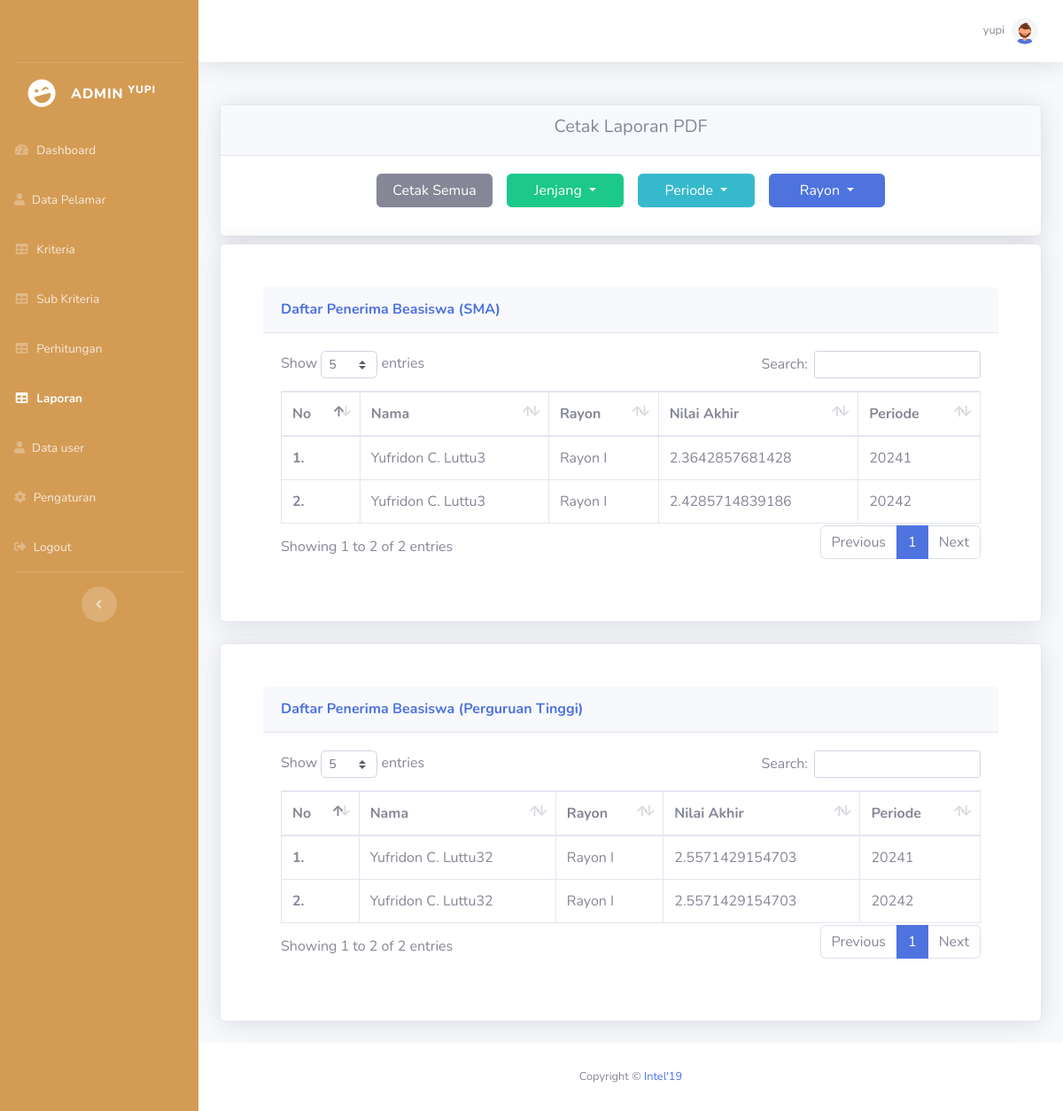
The page /admin/laporan.php (signed in) on the database its author committed.
### tables this page shows
CREATE TABLE `hasil_akhir` (
  `id_hasil` int(11) NOT NULL,
  `f_id_pelamar` int(11) NOT NULL,
  `f_id_periode` int(11) NOT NULL,
  `nilai_rank` decimal(15,13) NOT NULL,
  `jenjang` enum('sma','pt') NOT NULL
);

CREATE TABLE `data_pelamar` (
  `id_pelamar` int(11) NOT NULL,
  `nama` varchar(50) NOT NULL,
  `foto` varchar(255) NOT NULL,
  `sekolah` varchar(100) NOT NULL,
  `jurusan` varchar(50) NOT NULL,
  `no_hp` varchar(12) NOT NULL,
  `kartu_keluarga` varchar(255) DEFAULT NULL,
  `s_beasiswa_lain` varchar(255) DEFAULT NULL,
  `raport_khs` varchar(255) DEFAULT NULL,
  `f_id_rayon` int(11) NOT NULL,
  `f_id_login` int(11) NOT NULL
);

CREATE TABLE `rayon` (
  `id_rayon` int(11) NOT NULL,
  `nama_rayon` varchar(100) NOT NULL
);

CREATE TABLE `periode` (
  `id_periode` int(11) NOT NULL,
  `nama_periode` varchar(10) NOT NULL,
  `deskripsi` varchar(255) NOT NULL,
  `kuota_sma` int(11) NOT NULL,
  `kuota_pt` int(11) NOT NULL,
  `status` enum('buka','tutup') NOT NULL
);

### config.php (called while the page is built, shortened)
<?php
function connectDatabase()
{
    $conn = new mysqli(DB_HOST, DB_USERNAME, DB_PASSWORD, DB_NAME);
    return $conn;
}
?>

### admin/functions/laporan.php (called while the page is built, shortened)
<?php
require_once '../config.php';
class Laporan{
    private $db;
    public function __construct()
    {
        $this->db = connectDatabase();
    }
    public function getHasilAkhir($jenjang=null){
        return $this->db->query(
            "SELECT * FROM hasil_akhir ha
            JOIN data_pelamar dp ON dp.id_pelamar=ha.f_id_pelamar
            JOIN periode p ON p.id_periode=ha.f_id_periode
            JOIN rayon r ON dp.f_id_rayon=r.id_rayon
            WHERE ha.jenjang='$jenjang'"
        );
    }
}
$Laporan = new Laporan();
?>

### admin/laporan.php (the view, shortened to what this page needs)
<?php
require_once './header.php';
require_once './functions/laporan.php';
$penerimaBeasiswaSMA = $Laporan->getHasilAkhir('sma');
$penerimaBeasiswaPT = $Laporan->getHasilAkhir('pt');
$j = 1;
$k = 1;
?>
<div class="row">
    <div class="col-lg-12">
        <div class="card shadow mb-2">
            <div class="card-header">
                <h5 class="text-center">Cetak Laporan PDF</h5>
            </div>
            <div class="card-body mb-1">
                <div class="d-flex justify-content-center">
                    <div class="btn-group px-2 pb-2 col-md-2">
                        <a href="./cetak_laporan.php" class="btn btn-secondary">Cetak Semua</a>
                    </div>
                    <div class="btn-group px-2 pb-2 col-md-2">
                        <button type="button" class="btn btn-success dropdown-toggle" data-toggle="dropdown"
                            aria-expanded="false">
                            Jenjang
                        </button>
                    </div>
                    <div class="btn-group px-2 pb-2 col-md-2">
                        <button type="button" class="btn btn-info dropdown-toggle" data-toggle="dropdown"
                            aria-expanded="false">
                            Periode
                        </button>
                    </div>
                    <div class="btn-group px-2 pb-2 col-md-2">
                        <button type="button" class="btn btn-primary dropdown-toggle" data-toggle="dropdown"
                            aria-expanded="false">
                            Rayon
                        </button>
                    </div>
                </div>
            </div>
        </div>
        <div class="card shadow mb-4">
            <div class="justify-content-center p-5">
                <div class="card-header py-3">
                    <h6 class="m-0 font-weight-bold text-primary">Daftar Penerima Beasiswa (SMA)</h6>
                </div>
                <div class="card-body">
                    <div class="table-responsive">
                        <table class="table table-bordered" id="hasil-sma" width="100%" cellspacing="0">
                            <thead>
                                <tr>
                                    <th>No</th>
                                    <th>Nama</th>
                                    <th>Rayon</th>
                                    <th>Nilai Akhir</th>
                                    <th>Periode</th>
                                </tr>
                            </thead>
                            <tbody>
                                <?php foreach ($penerimaBeasiswaSMA as $key => $penerimaBeasiswa):?>
                                <tr>
                                    <th scope="row"><?=$j++;?>. </th>
                                    <td><?=$penerimaBeasiswa['nama'];?></td>
                                    <td><?=$penerimaBeasiswa['nama_rayon'];?></td>
                                    <td><?=$penerimaBeasiswa['nilai_rank'];?></td>
                                    <td><?=$penerimaBeasiswa['nama_periode'];?></td>
                                </tr>
                                <?php endforeach;?>
                            </tbody>
                        </table>
                    </div>
                </div>
            </div>
        </div>
    </div>
    <div class="col-lg-12">
        <div class="card shadow mb-4">
            <div class="justify-content-center p-5">
                <div class="card-header py-3">
                    <h6 class="m-0 font-weight-bold text-primary">Daftar Penerima Beasiswa (Perguruan Tinggi)</h6>
                </div>
                <div class="card-body">
                    <div class="table-responsive">
                        <table class="table table-bordered" id="hasil-pt" width="100%" cellspacing="0">
                            <thead>
                                <tr>
                                    <th>No</th>
                                    <th>Nama</th>
                                    <th>Rayon</th>
                                    <th>Nilai Akhir</th>
                                    <th>Periode</th>
                                </tr>
                            </thead>
                            <tbody>
                                <?php foreach ($penerimaBeasiswaPT as $key => $penerimaBeasiswa):?>
                                <tr>
                                    <th scope="row"><?=$k++;?>. </th>
                                    <td><?=$penerimaBeasiswa['nama'];?></td>
                                    <td><?=$penerimaBeasiswa['nama_rayon'];?></td>
                                    <td><?=$penerimaBeasiswa['nilai_rank'];?></td>
                                    <td><?=$penerimaBeasiswa['nama_periode'];?></td>
                                </tr>
                                <?php endforeach;?>
                            </tbody>
                        </table>
                    </div>
                </div>
            </div>
        </div>
    </div>
</div>
<?php require './footer.php';?>

### rows shown on the page
hasil_akhir: f_id_pelamar.nama "Yufridon C. Luttu3", rayon.nama_rayon "Rayon I", nilai_rank "2.3642857681428", f_id_periode.nama_periode "20241"
hasil_akhir: f_id_pelamar.nama "Yufridon C. Luttu3", rayon.nama_rayon "Rayon I", nilai_rank "2.4285714839186", f_id_periode.nama_periode "20242"
hasil_akhir: f_id_pelamar.nama "Yufridon C. Luttu32", rayon.nama_rayon "Rayon I", nilai_rank "2.5571429154703", f_id_periode.nama_periode "20241"
hasil_akhir: f_id_pelamar.nama "Yufridon C. Luttu32", rayon.nama_rayon "Rayon I", nilai_rank "2.5571429154703", f_id_periode.nama_periode "20242"

### other values the page prints
$_SESSION['username'] "YUPI"
$_SESSION['username'] "yupi"
